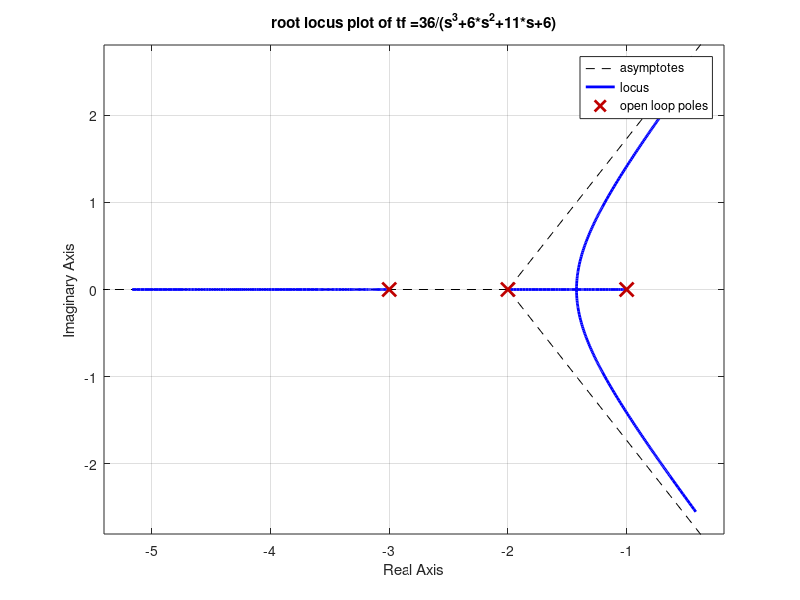
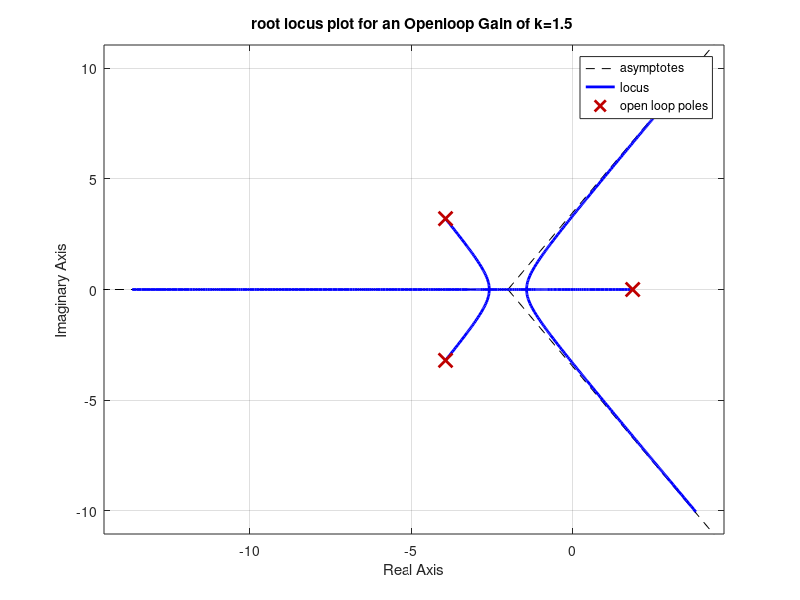
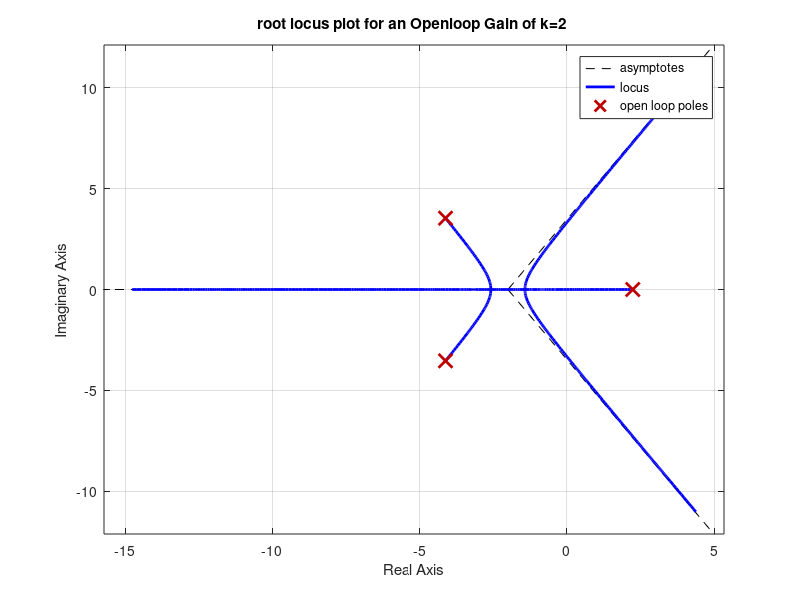
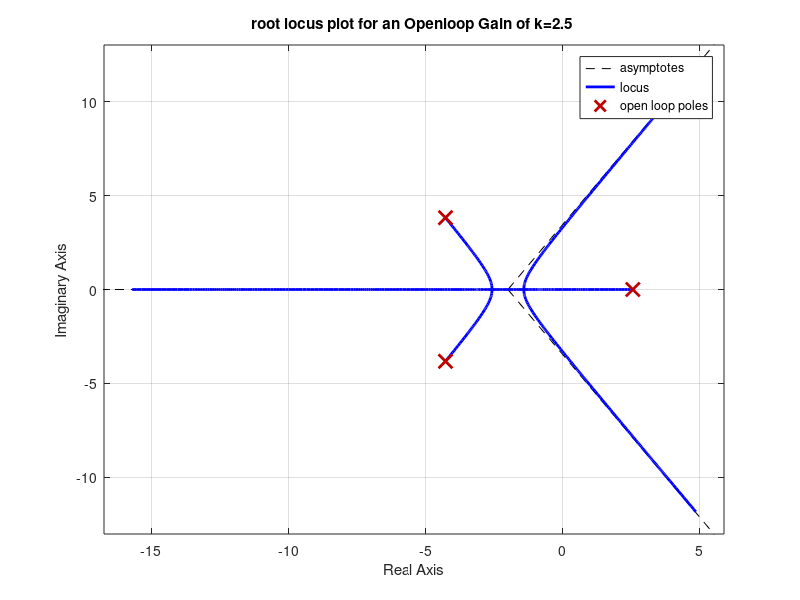

MATLAB code for these plots, in order:
%Effect of Openloop Gain On Transient Response of Closedloop System
%%For transfer function gh=36/(s^3+6*s^2+11*s+6)
clc;
clear;
s=tf('s');
p=[1];
q=[1 6 11 6];
k=36;
sys=k*tf(p,q)
figure(1)
rlocus(sys)
grid on;
title('root locus plot of tf =36/(s^3+6*s^2+11*s+6)');

%For Openloop Gain of k=1.5
k=1.5;
Feedback_sys1=feedback(sys*k,-1);
figure(2)
rlocus(Feedback_sys1)
grid on;
title('root locus plot for an Openloop Gain of k=1.5 ');

%For Openloop Gain of k=2
k=2;
Feedback_sys2=feedback(sys*k,-1);
figure(3)
rlocus(Feedback_sys2)
grid on;
title('root locus plot for an Openloop Gain of k=2 ');

%For Openloop Gain of k=2.5
k=2.5
Feedback_sys3=feedback(sys*k,-1);
figure(4)
rlocus(Feedback_sys3)
grid on;
title('root locus plot for an Openloop Gain of k=2.5 ');

%For Openloop Gain of k=100
k=100
Feedback_sys4=feedback(sys*k,-1);
figure(5)
rlocus(Feedback_sys4)
grid on;
title('root locus plot for an Openloop Gain of k=100 ');

    
